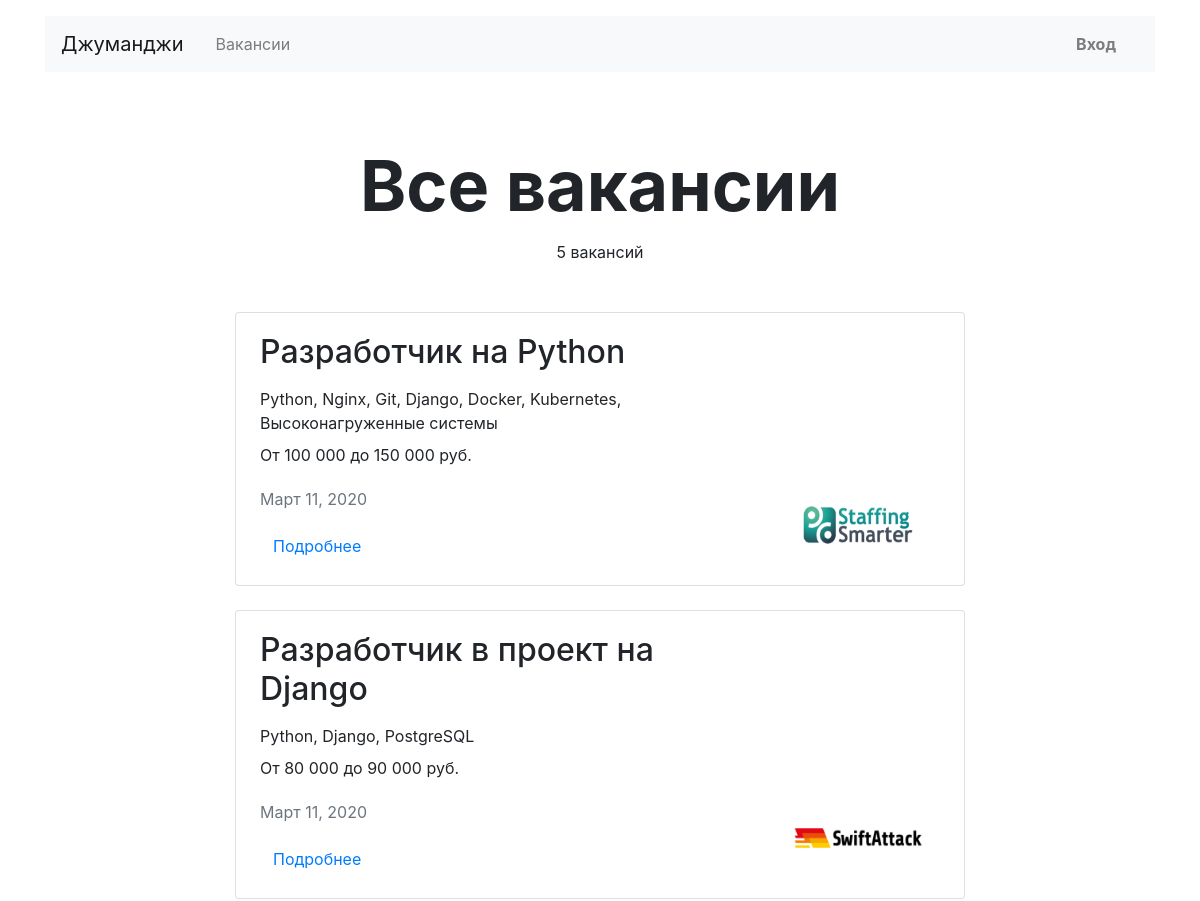
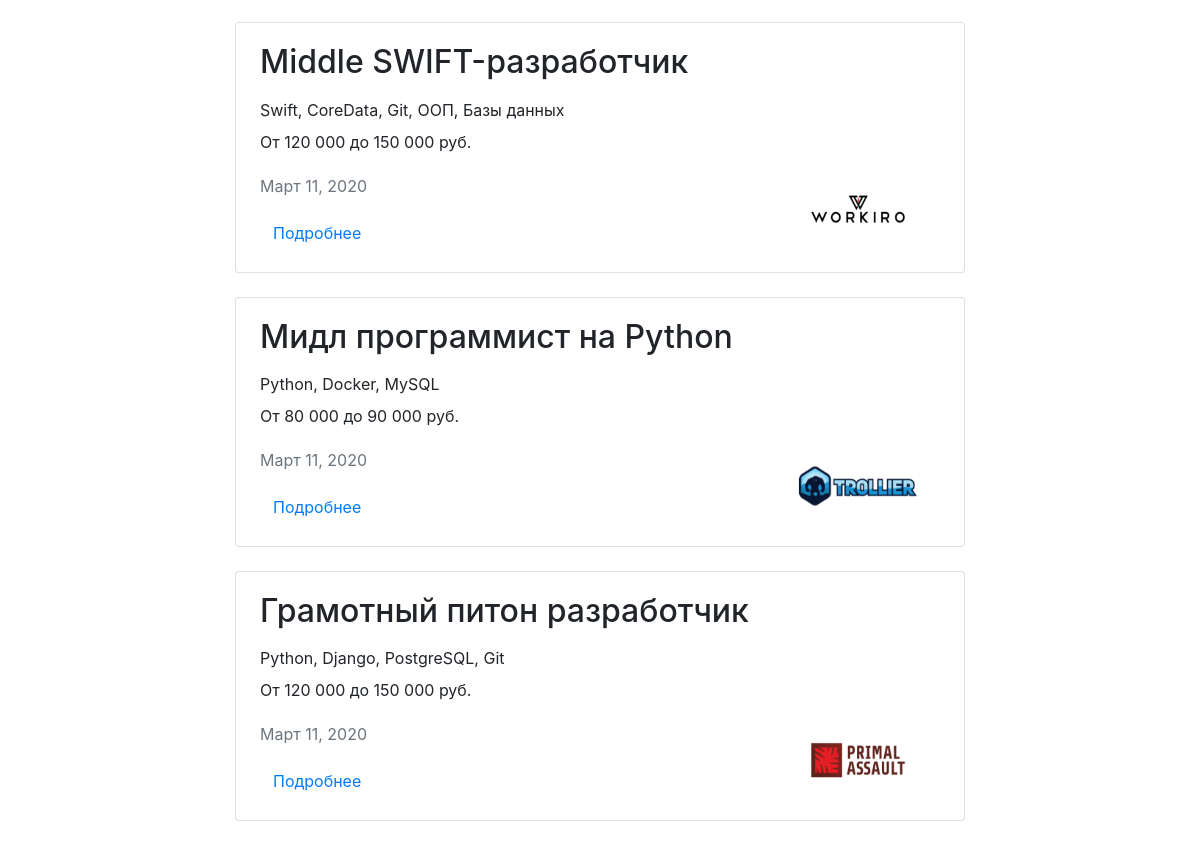
/vacancies/, run on an earlier commit of the app's database (2 pictures, top to bottom).
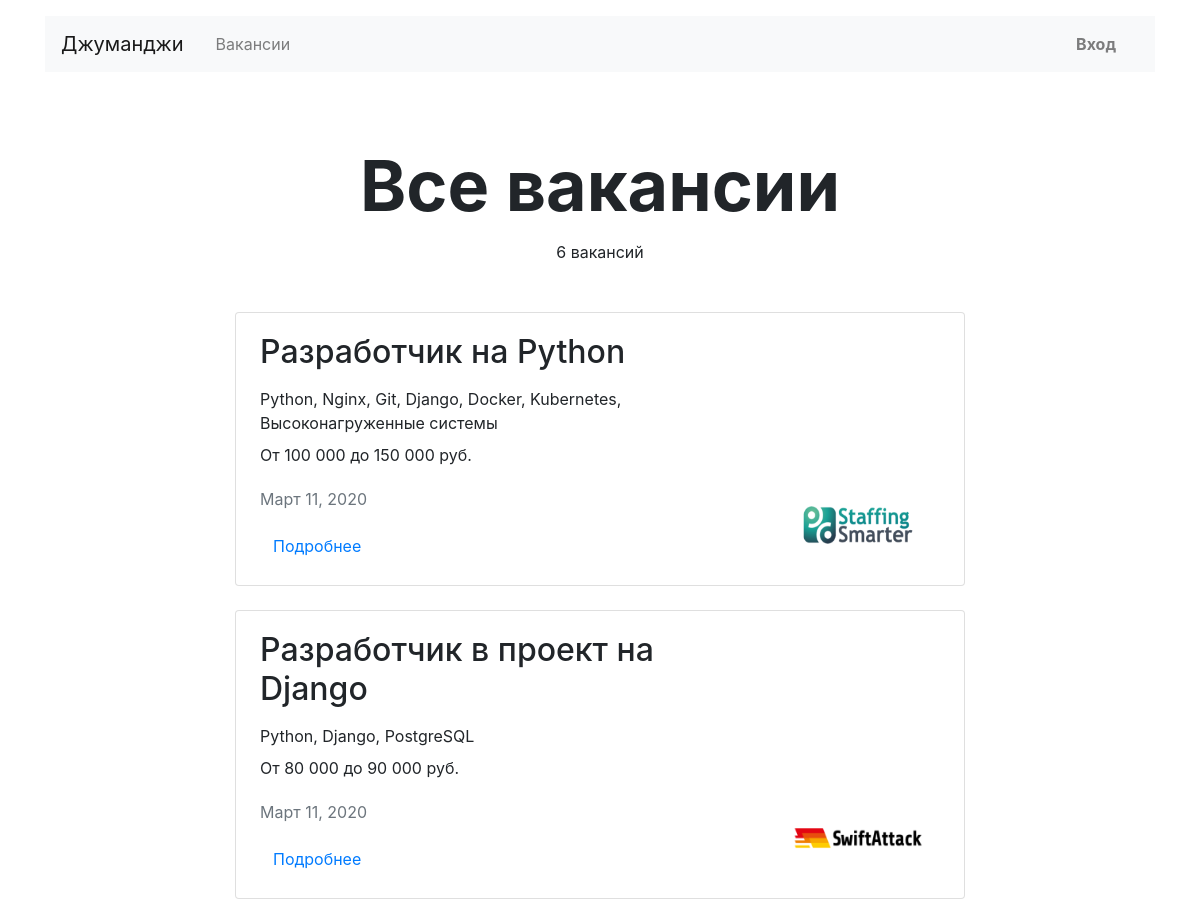
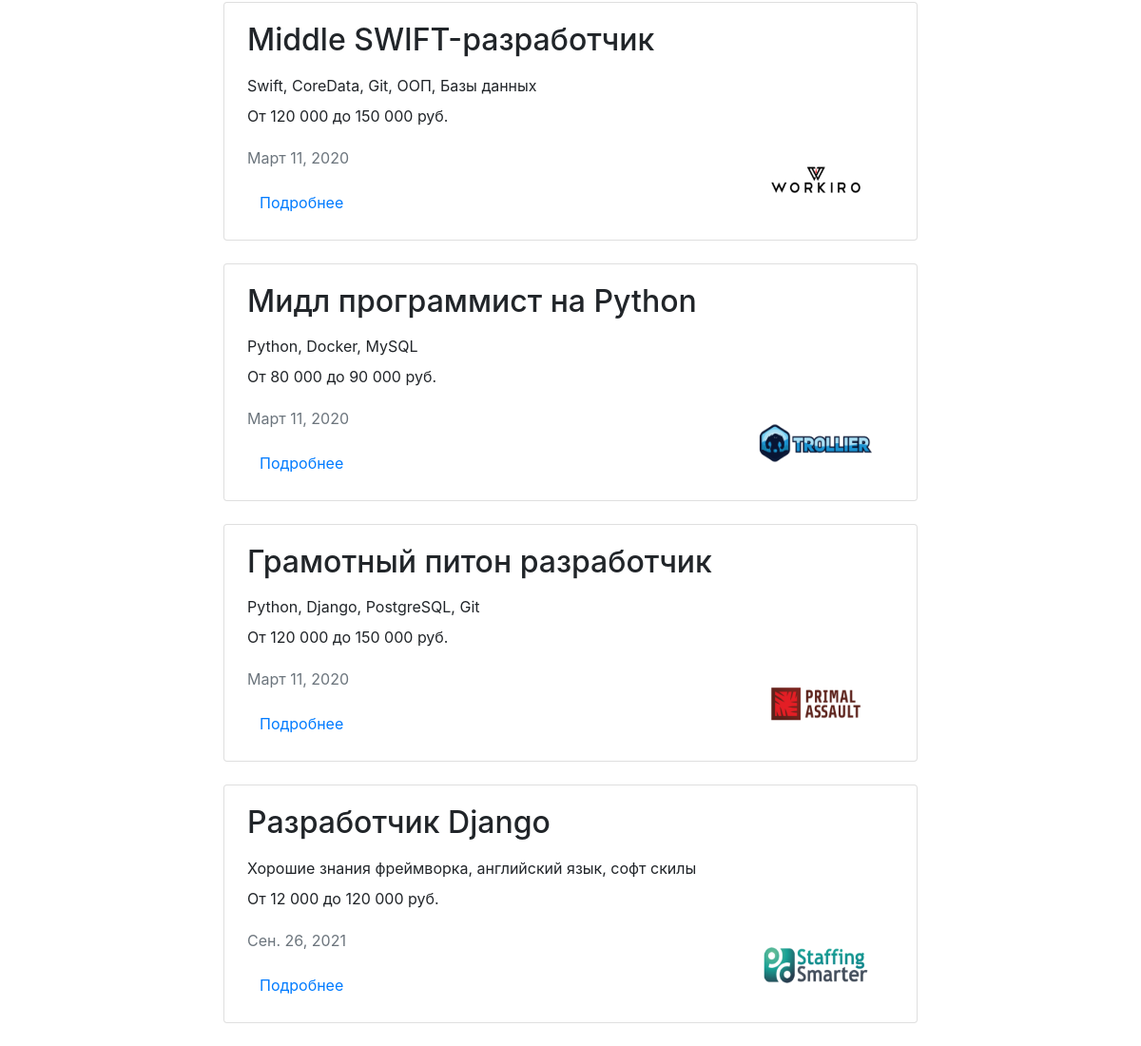
And on a later commit of the database (2 pictures, top to bottom).
### vacancies/models.py (models this page shows, shortened)
class Vacancy(models.Model):
    title = models.CharField(max_length=50)
    specialty = models.ForeignKey(
        Specialty,
        on_delete=models.CASCADE,
        related_name="vacancies"
    )
    company = models.ForeignKey(
        Company,
        on_delete=models.CASCADE,
        related_name="vacancies"
    )
    skills = models.TextField()
    description = models.TextField()
    salary_min = models.IntegerField()
    salary_max = models.IntegerField()
    published_at = models.DateField(auto_now_add=True)

class Company(models.Model):
    name = models.CharField(max_length=20)
    location = models.CharField(max_length=20)
    logo = models.ImageField(
        upload_to=MEDIA_COMPANY_IMAGE_DIR,
        blank=True
    )
    description = models.TextField()
    employee_count = models.IntegerField()
    owner = models.OneToOneField(
        User,
        on_delete=models.CASCADE,
    )

### vacancies/views/pages_views.py (the view)
# urls.py: path('vacancies/', VacanciesListView.as_view(), name='vacancies_view'),
class VacanciesListView(ListView):
    template_name = 'vacancies/vacancy/vacancies.html'
    context_object_name = 'vacancies'
    def get_queryset(self):
        return Vacancy.objects.all().select_related('company')
    def get_context_data(self, *, object_list=None, **kwargs):
        context = super(VacanciesListView, self).get_context_data(**kwargs)
        context['head_title'] = 'Вакансии | Джуманджи'
        context['page_title'] = 'Все вакансии'
        return context

### templates/vacancies/vacancy/vacancies.html
{% extends 'base.html' %}
{% load humanize %}
{% block content %}
<main class="container mt-3">
    <section>
        <h1 class="h1 text-center mx-auto mt-4 pt-5" style="font-size: 70px;"><strong>{{ page_title }}</strong></h1>
        <p class="text-center pt-1">{{ vacancies.count }} вакансий</p>
        <div class="row mt-5">
            <div class="col-12 col-lg-8 offset-lg-2 m-auto">
                {% for vacancy in vacancies %}
                <div class="card mb-4">
                    <div class="card-body px-4">
                        <div class="row">
                            <div class="col-12 col-md-8 col-lg-9">
                                <h2 class="h2 pb-2">{{ vacancy.title }}</h2>
                                <p class="mb-2">{{ vacancy.skills }}</p>
                                <p>От {{ vacancy.salary_min|intcomma }} до {{ vacancy.salary_max|intcomma }} руб.</p>
                                <p class="text-muted pt-1">{{ vacancy.published_at }}</p>
                                <a class="btn btn-link" href="{% url 'vacancy_view' vacancy.id %}">Подробнее</a>
                            </div>
                            <div class="col-12 col-md-4 col-lg-3 d-flex align-items-end">
                                <a href="{% url 'company_view' vacancy.company.id %}"><img
                                        src="/media/{{ vacancy.company.logo }}" width="130" height="80" alt=""></a>
                            </div>
                        </div>
                    </div>
                </div>
                {% endfor %}
            </div>
        </div>
    </section>
</main>
{% endblock %}

### templates/base.html (shortened to what this page needs)
{% load static %}
<!DOCTYPE html>
<html lang="ru">
<head>
    <link rel="stylesheet" href="https://stackpath.bootstrapcdn.com/bootstrap/4.3.1/css/bootstrap.min.css"
>
</head>
<body>
<header class="container mt-3">
    <nav class="navbar navbar-expand-lg navbar-light bg-light">
        <a class="navbar-brand mr-4" href="{% url 'main_view' %}">Джуманджи</a>
        <div class="collapse navbar-collapse justify-content-between" id="navbarNav">
            <ul class="navbar-nav col-6">
                <li class="nav-item">
                    <a class="nav-link" href="{% url 'vacancies_view' %}">Вакансии</a>
                </li>
            </ul>
            <ul class="navbar-nav col-6 justify-content-end">
                {% if user.is_authenticated %}
                    <li class="nav-item active">
                        <div class="btn-group">
                            <button type="button" class="btn dropdown-toggle font-weight-bold" data-toggle="dropdown"
                                    aria-haspopup="true" aria-expanded="false">
                                {% if not user.first_name %}{{ user.username }}{% else %} {{ user.first_name }}
                                    {{ user.last_name }}{% endif %}
                            </button>
                            <div class="dropdown-menu dropdown-menu-right mt-3">
                                <a href="{% url 'my_resume' %}" class="dropdown-item py-2">Резюме</a>
                                <a href="{% url 'my_company' %}" class="dropdown-item py-2">Компания</a>
                                <a href="{% url 'logout' %}" class="dropdown-item py-2">Выйти</a>
                            </div>
                        </div>
                        {% else %}
                    <li class="nav-item">
                        <a href="{% url 'login_page' %}" class="nav-link font-weight-bold">Вход</a>
                    </li>
                {% endif %}
            </ul>
        </div>
    </nav>
</header>
{% block content %}
{% endblock content %}
</body>
</html>

What changed in the data, as far as the page shows it:
added Vacancy: title "Разработчик Django", skills "Хорошие знания фреймворка, английский язык, софт скилы", salary_min "12 000", salary_max "120 000", published_at "Сен. 26, 2021", company.logo (picture)
Also different on the page:
{{ vacancies.count }}: "5" → "6"
